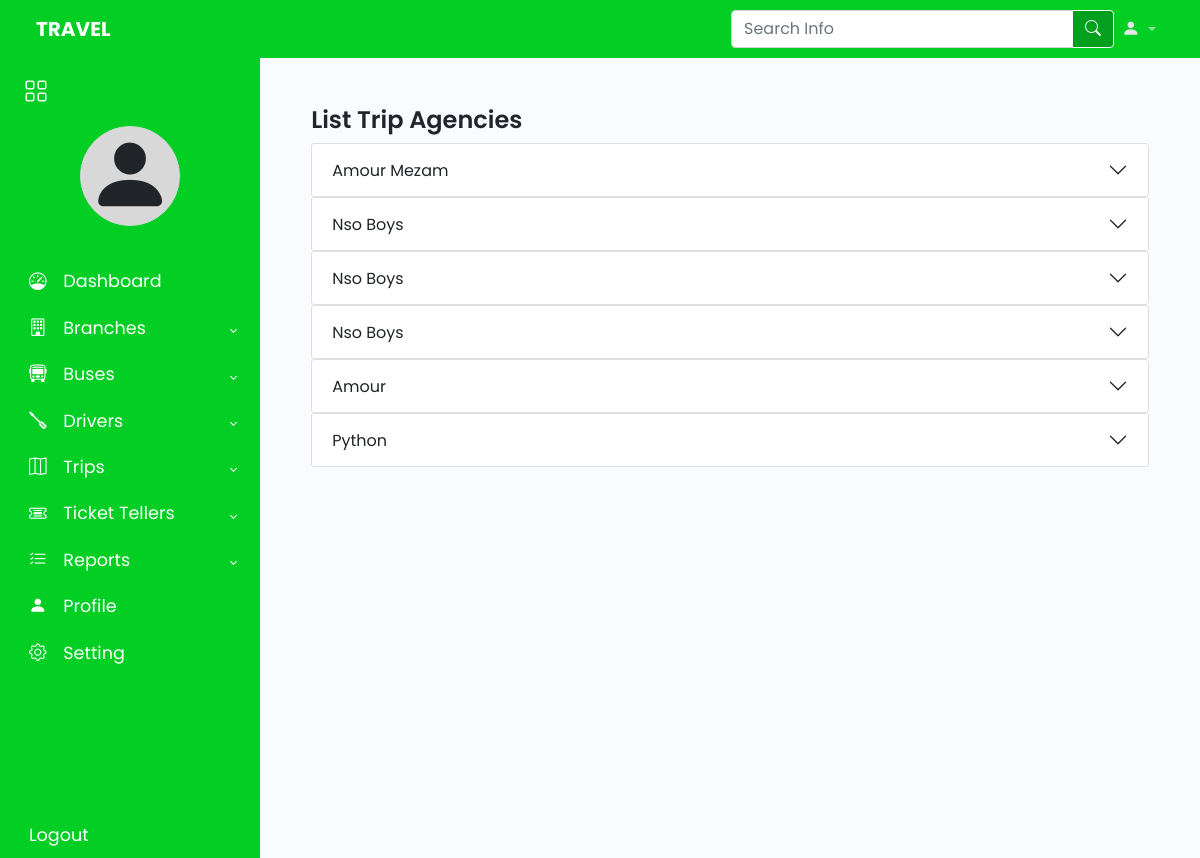
The page /agency_av_trips/ on the database its author committed.
### sub_admins/models.py (models this page shows)
class Agency(models.Model) :
    id = models.AutoField(primary_key=True, editable=False)
    name = models.CharField(max_length=100)
    reg_num = models.CharField(max_length = 100)
    signup_date = models.DateTimeField(auto_now_add = True)
    def __str__(self):
        return self.name

### customers/views.py (the view)
# urls.py: path('agency_av_trips/', views.listAvTripsOnAgency, name='agency_av_trips'),
def listAvTripsOnAgency(request):
    trips = Trip.objects.all()
    agencies = Agency.objects.all()
    current_date = timezone.now()
    context = {'trips': trips, 'current_date': current_date, 'agencies':agencies}
    return render(request, 'customers/av_trips_per_agency.html', context)

### customers/templates/customers/av_trips_per_agency.html (shortened to what this page needs)
{% extends 'index.html' %}
{% block content %}
<div class="row col-11 mx-auto m-5">
    <h1>List Trip Agencies</h1>
{% for agency in agencies %}
    <div class="accordion" id="accordionExample">
        <div class="accordion-item">
        <h2 class="accordion-header" id="headingOne">
            <button class="accordion-button collapsed" type="button" data-bs-toggle="collapse" data-bs-target="#{{agency.name|cut:' '}}" aria-expanded="true" aria-controls="{{agency.name|cut:' '}}">
                {{agency.name}}
            </button>
        </h2>
        </div>
    </div>
{% endfor %}
</div>
{% endblock %}

### static/styles/style.css (style rules this page uses)
body { font-family: 'Poppins', sans-serif; }
h1 { font-weight: 600; font-size: 1.5rem; }

### rows shown on the page
Agency: name "Amour Mezam"
Agency: name "Nso Boys"
Agency: name "Nso Boys"
Agency: name "Nso Boys"
Agency: name "Amour"
Agency: name "Python"
